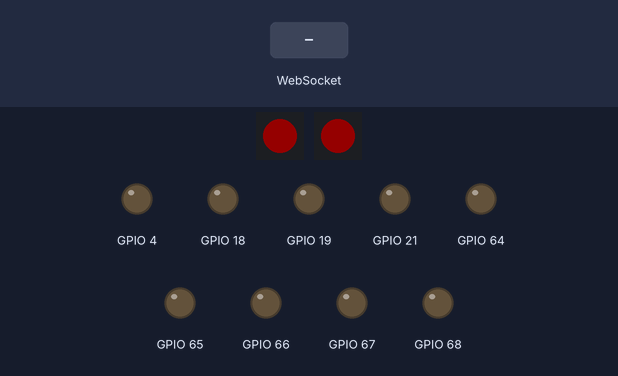
A program run on a simulated ESP32. On the bench: 2 × 1 RGB LEDs in strip order, left to right, output pins drawn as LEDs (lit = HIGH). Inputs (shaded band) come from the test bench. Dim RGB values are drawn brighter than linear; WiFi joins after 1.5 s; servers stay silent unless stated; not simulated (calls return 0 or success): credentials.h; what the program prints to the serial monitor is not drawn.

Above: at 0.1 s.
At 2.7 s:
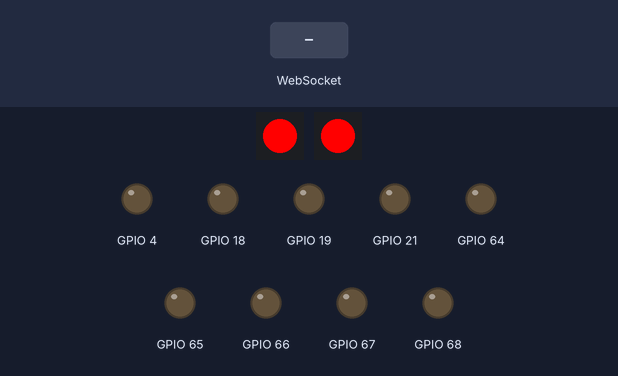
2.8 s: WebSocket text "mona-3" received
Timing chart, 0 to 5.8 s (numbered marks = the images above; inputs shaded):
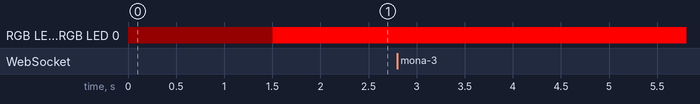

Measured:
- after the input at 2.8 s, every drawn part: stays the same

The program:

main.cpp
```cpp
#include <Wire.h>
#include "Mona_ESP_lib.h"
#include <Arduino.h>
#include <WiFi.h>
#include <ESPmDNS.h>
#include <ESPAsyncWebServer.h>
#include "AsyncJson.h"
#include "ArduinoJson.h"

/*
 * Create a file called credentials.h with the following two lines
 *  #define WIFI_SSID "yourssid"
 *  #define WIFI_PASSWORD "yourpassword"
 */
#include "credentials.h"

AsyncWebServer server(80);
AsyncWebSocket ws("/ws");

void sendState(bool allState);
void handleWebSocketMessage(void *arg, uint8_t *data, size_t len);
void onEvent(AsyncWebSocket *server, AsyncWebSocketClient *client, AwsEventType type, void *arg, uint8_t *data, size_t len);
int getID();

// Settings

// Mapping of MAC address to ID
#define NUM_MAPPINGS 10

typedef struct {
	String mac;
	uint8_t id;
} mapping_t;

mapping_t mappings[NUM_MAPPINGS] = {
	{"8C:CE:4E:BB:4C:08", 31},
	{"8C:CE:4E:BB:4C:00", 32},
	{"0C:DC:7E:51:CA:74", 33},
	{"C4:4F:33:54:24:B5", 34},
	{"8C:CE:4E:BB:4B:DC", 35},
	{"8C:CE:4E:BB:4B:D0", 36},
	{"0C:DC:7E:51:CA:3C", 37},
	{"8C:CE:4E:BB:4B:E4", 38},
	{"C4:4F:33:53:FA:0D", 39},
	{"8C:CE:4E:BB:4C:A0", 40}
};

char identifier[10]; //Will be populated with a string like "mona-3"


void setup() {
	Mona_ESP_init();

	//LEDs to red during initialisation
	Set_LED(1,20,0,0);
	Set_LED(2,20,0,0);

	Serial.begin(115200);

	// Determine our ID
	sprintf(identifier, "mona-%d", getID());
	Serial.print("MONA ID: ");
	Serial.print(getID());
	Serial.print(", identifier: ");
	Serial.println(identifier);

	WiFi.begin(WIFI_SSID, WIFI_PASSWORD); //These should be defined in credentials.h
	int connect_timeout = 28; //~7 seconds
	while (WiFi.status() != WL_CONNECTED && connect_timeout > 0) {
		delay(250);
		Serial.print(".");
		connect_timeout--;
	}
	if (WiFi.status() == WL_CONNECTED) {
		//If we managed to connect to wifi, start up mDNS
		Serial.print("\nConnected to ");
		Serial.print(WIFI_SSID);
		Serial.print(", IP: ");
		Serial.println(WiFi.localIP());
		if (!MDNS.begin(identifier)) {
			Serial.println("Error setting up mDNS.");
		}
	} else {
		//Otherwise, create our own access point
		Serial.print("Could not connect to existing network. Starting access point ");
		Serial.print(identifier);
		Serial.println("...");
		WiFi.softAP(identifier);
		Serial.print("IP: ");
		Serial.println(WiFi.softAPIP());
	}
	Serial.print("MAC address: ");
	Serial.println(WiFi.macAddress());

	//Initialise and start websocket server
	ws.onEvent(onEvent);
	server.addHandler(&ws);
	server.on("/", HTTP_GET, [](AsyncWebServerRequest *request){
		request->send(200, "text/plain", "Hello, world");
	});
	server.begin();

	//LEDs to team colour
	if(getID() % 2) {
		Set_LED(1,0,0,255);
		Set_LED(2,0,0,255);
	} else {
		Set_LED(1,255,0,0);
		Set_LED(2,255,0,0);
	}

	esp_log_level_set("*", ESP_LOG_WARN);
}

void loop(){

}


void onEvent(AsyncWebSocket *server, AsyncWebSocketClient *client, AwsEventType type, void *arg, uint8_t *data, size_t len) {
	switch (type) {
	case WS_EVT_CONNECT:
		Serial.printf("WebSocket client #%u connected from %s\n", client->id(), client->remoteIP().toString().c_str());
		break;
	case WS_EVT_DISCONNECT:
		Serial.printf("WebSocket client #%u disconnected\n", client->id());
		break;
	case WS_EVT_DATA:
		handleWebSocketMessage(arg, data, len);
		break;
	case WS_EVT_PONG:
	case WS_EVT_ERROR:
		break;
	}
}

// Process an incoming websocket message
void handleWebSocketMessage(void *arg, uint8_t *data, size_t len) {
	AwsFrameInfo *info = (AwsFrameInfo*)arg;
	if (info->final && info->index == 0 && info->len == len && info->opcode == WS_TEXT) {
		StaticJsonDocument<300> json;
		DeserializationError err = deserializeJson(json, data);
		if (err) {
			Serial.print(F("deserializeJson() failed with code "));
			Serial.println(err.c_str());
			return;
		}

		if(json.containsKey("set_leds_colour")) {
			JsonArray col = json["set_leds_colour"];
			if(col.size() >= 3) {
				for(int i = 0; i < 2; i++) {
					Set_LED(i+1, col[0], col[1], col[2]);
				}
			}
		}

		if(json.containsKey("set_motor_speeds")) {
			auto mot = json["set_motor_speeds"];
			if(mot.containsKey("left")) {
				int val = mot["left"];
				if(val > 0) Left_mot_forward(val);
				if(val < 0) Left_mot_backward(abs(val));
				if(val == 0) Left_mot_stop();
			}
			if(mot.containsKey("right")) {
				int val = mot["right"];
				if(val > 0) Right_mot_forward(val);
				if(val < 0) Right_mot_backward(abs(val));
				if(val == 0) Right_mot_stop();
			}
		}
	}
}


// Get the ID of this robot based on looking our MAC address up in the "mappings" table
int getID() {
	String mac = WiFi.macAddress();
	for(auto i = 0; i < NUM_MAPPINGS; i++) {
		if(mac == mappings[i].mac) return mappings[i].id;
	}
	return mac.charAt(15) + mac.charAt(16);
}
```
